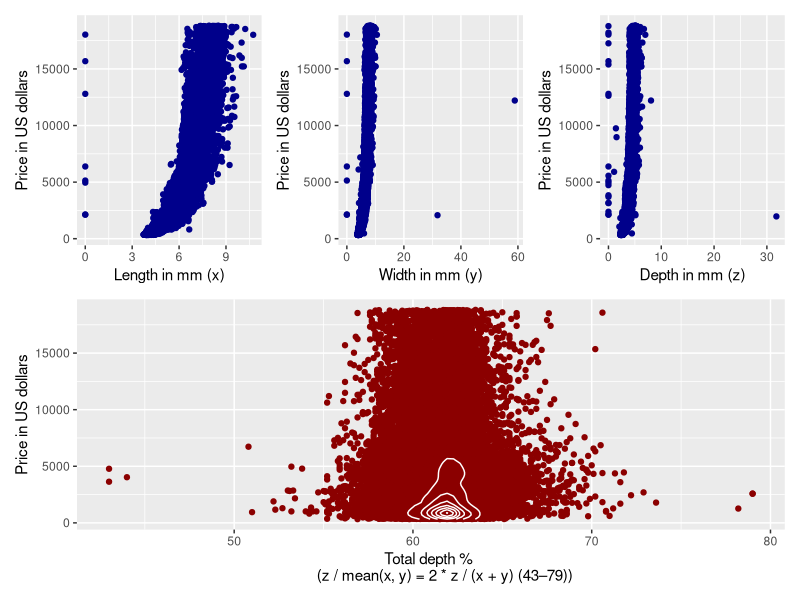
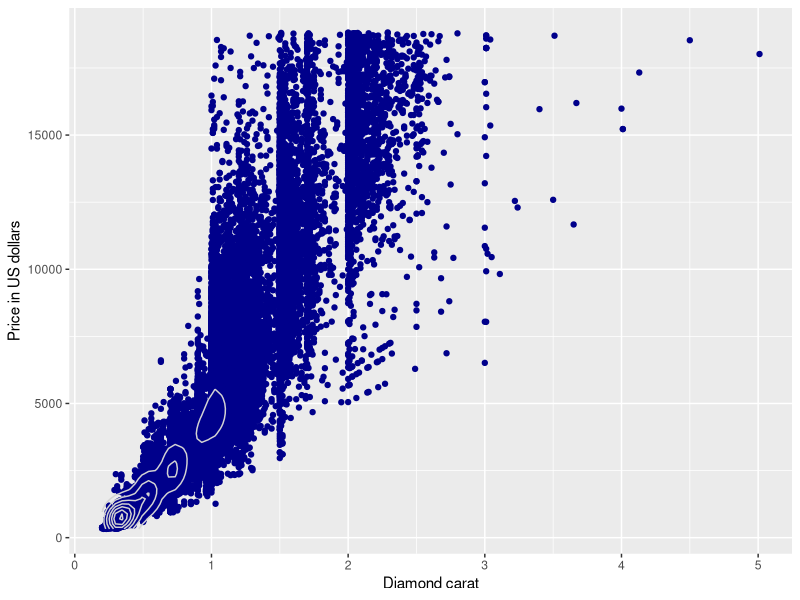
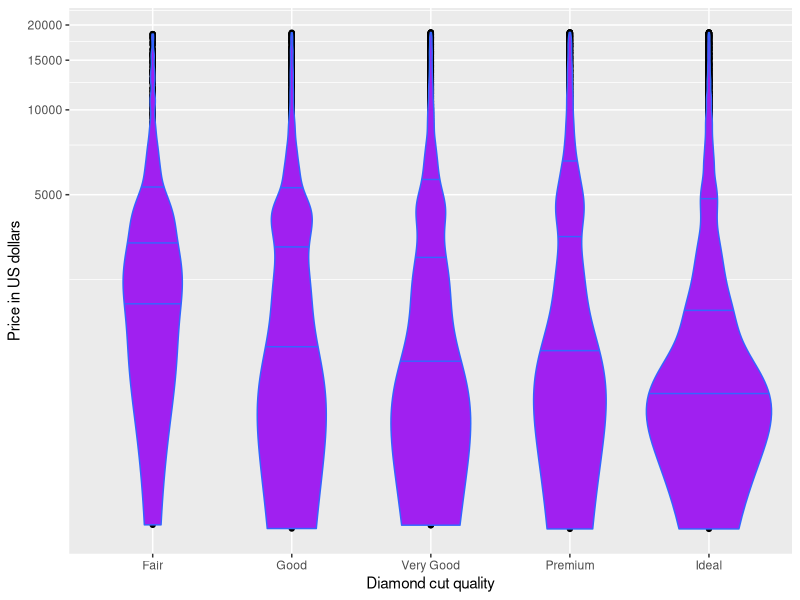

Reproduce these figures in R, in order.
#Faire un graphique avec la cheatsheet#
library(tidyverse)
library(dplyr)
data("diamonds")
diamonds

#install.packages("patchwork")
library(patchwork) #superposition de graphiques

##  Le prix en fonction des dimensions du diamant

plot1 = ggplot (data = diamonds, mapping = aes(x= x, y=price)) +
  labs(x="Length in mm (x)", y = "Price in US dollars") +
  geom_point(color = "darkblue")


plot2 =  ggplot (data = diamonds, mapping = aes(x= y, y=price) ) +
  labs(x="Width in mm (y)", y = "Price in US dollars") +
  geom_point(color = "darkblue")


plot3 = ggplot (data = diamonds, mapping = aes(x= z, y=price)) +
  labs(x="Depth in mm (z)", y = "Price in US dollars") +
  geom_point(color = "darkblue")

plot4 = ggplot (data = diamonds, mapping = aes(x= depth, y=price)) +
  labs(x="Total depth % 
       (z / mean(x, y) = 2 * z / (x + y) (43–79))", y = "Price in US dollars") +
  geom_point(color = "darkred") +
  geom_density_2d(color="white")
  
(plot1 + plot2 + plot3) / plot4


## Price depending on Clarity
ggplot (data = diamonds, mapping = aes(x= carat, y=price), main="Price = f(Clarity)") +
  labs(x="Diamond carat", y = "Price in US dollars") +
  geom_point(color="darkblue") +
  geom_density_2d(color="lightgrey")


##Cut and Price - An artistic graph
ggplot (data = diamonds, mapping = aes(x= cut, y=price),main="Price = f(cut)") +
  labs(x="Diamond cut quality", y = "Price in US dollars") +
  geom_point() +
  geom_violin(position = "dodge",stat = "ydensity",fill = "purple", colour = "#3366FF",
              draw_quantiles = c(0.25, 0.5, 0.75), aes(fill = cyl), orientation= "x") +
  coord_trans(y = "log10")
      
 

